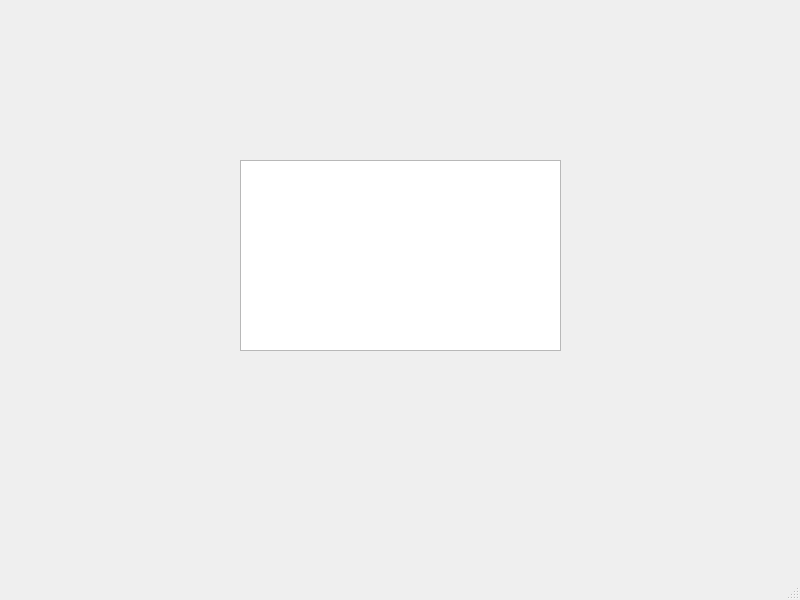
<?xml version="1.0" encoding="UTF-8"?>
<ui version="4.0">
 <class>MainWindow</class>
 <widget class="QMainWindow" name="MainWindow">
  <property name="geometry">
   <rect>
    <x>0</x>
    <y>0</y>
    <width>800</width>
    <height>600</height>
   </rect>
  </property>
  <property name="windowTitle">
   <string>MainWindow</string>
  </property>
  <widget class="QWidget" name="centralwidget">
   <widget class="QTextEdit" name="textEdit">
    <property name="geometry">
     <rect>
      <x>240</x>
      <y>160</y>
      <width>321</width>
      <height>191</height>
     </rect>
    </property>
   </widget>
  </widget>
  <widget class="QMenuBar" name="menubar">
   <property name="geometry">
    <rect>
     <x>0</x>
     <y>0</y>
     <width>800</width>
     <height>22</height>
    </rect>
   </property>
  </widget>
  <widget class="QStatusBar" name="statusbar"/>
 </widget>
 <resources/>
 <connections/>
</ui>
